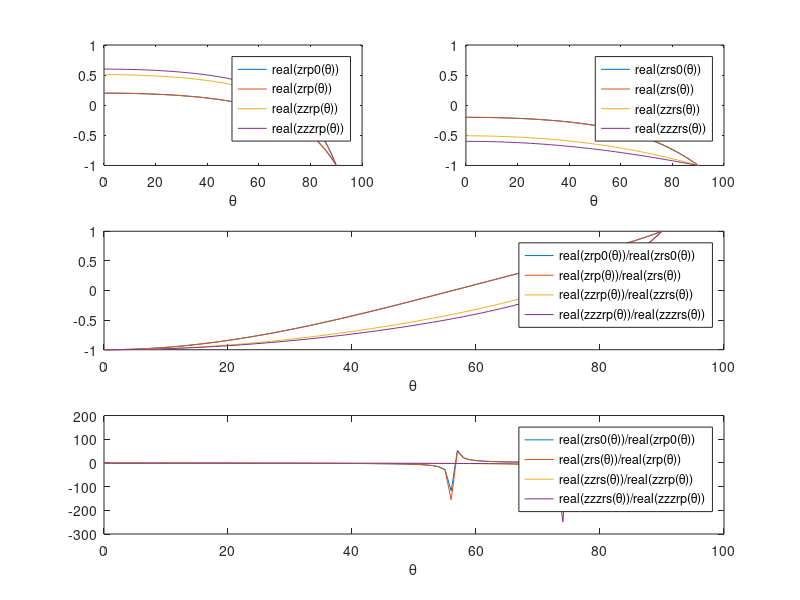

The MATLAB source for this figure:
% O2FRSOPS Graphs of Ratios of reflection coefficients
% Reflection coefficients of Fresnel's formulas as function of angle
% of incidence for n and K. Real part and ratios of real parts are plotted.
% Refractive indices, K values, and ? are globally defined at the graphs.

% Complex zrp, zzrp, zzzrp for parallel and
% zrs, zzrs, zzzrs for perpendicular case.

function O2FRSOPS;
K = 0.1;
KK = 0.5;
KKK = 2;
n1 = 1;
n2 = 1.5;
nn2 = 3;
Theta = (0:1:90);
% K = 0


zrp0 = ((n2/n1)*cos(2*(pi/360)*Theta)-sqrt(1-((n1/n2)*sin(2*(pi/360)*Theta)).^2))./((n2/n1)*cos(2*(pi/360)*Theta)+sqrt(1-((n1/n2)*sin(2*(pi/360)*Theta)).^2));
zrs0 = (cos(2*(pi/360)*Theta)-(n2/n1)*sqrt(1-((n1/n2)*sin(2*(pi/360)*Theta)).^2))./(cos(2*(pi/360)*Theta)+(n2/n1)*sqrt(1-((n1/n2)*sin(2*(pi/360)*Theta)).^2));

% K not 0

zrp = (((n2 -i*K)/n1)*cos(2*(pi/360)*Theta)-sqrt(1-((n1/(n2-i*K))*sin(2*(pi/360)*Theta)).^2))./(((n2 -i*K)/n1)*cos(2*(pi/360)*Theta)+sqrt(1-((n1/(n2-i*K))*sin(2*(pi/360)*Theta)).^2));
zrs = (cos(2*(pi/360)*Theta)-((n2-i*K)/n1)*sqrt(1-((n1/(n2-i*K))*sin(2*(pi/360)*Theta)).^2))./(cos(2*(pi/360)*Theta)+((n2-i*K)/n1)*sqrt(1-((n1/(n2-i*K))*sin(2*(pi/360)*Theta)).^2));

% For differen n and K

zzrp = (((nn2 -i*KK)/n1)*cos(2*(pi/360)*Theta)-sqrt(1-((n1/(nn2-i*KK))*sin(2*(pi/360)*Theta)).^2))./(((nn2 -i*KK)/n1)*cos(2*(pi/360)*Theta)+sqrt(1-((n1/(nn2-i*KK))*sin(2*(pi/360)*Theta)).^2));
zzrs = (cos(2*(pi/360)*Theta)-((nn2-i*KK)/n1)*sqrt(1-((n1/(nn2-i*KK))*sin(2*(pi/360)*Theta)).^2))./(cos(2*(pi/360)*Theta)+((nn2-i*KK)/n1)*sqrt(1-((n1/(nn2-i*KK))*sin(2*(pi/360)*Theta)).^2));
zzzrp = (((nn2 -i*KKK)/n1)*cos(2*(pi/360)*Theta)-sqrt(1-((n1/(nn2-i*KKK))*sin(2*(pi/360)*Theta)).^2))./(((nn2 -i*KKK)/n1)*cos(2*(pi/360)*Theta)+sqrt(1-((n1/(nn2-i*KKK))*sin(2*(pi/360)*Theta)).^2));
zzzrs = (cos(2*(pi/360)*Theta)-((nn2-i*KKK)/n1)*sqrt(1-((n1/(nn2-i*KKK))*sin(2*(pi/360)*Theta)).^2))./(cos(2*(pi/360)*Theta)+((nn2-i*KKK)/n1)*sqrt(1-((n1/(nn2-i*KKK))*sin(2*(pi/360)*Theta)).^2));

figure(1);
subplot(3,2,1);
plot(Theta,real(zrp0),Theta,real(zrp),Theta,real(zzrp),Theta,real(zzzrp));
axis([0 100 -1 1]);                  % PLOTS LIMITS                    
xlabel('\theta');
legend('real(zrp0(\theta))','real(zrp(\theta))','real(zzrp(\theta))','real(zzzrp(\theta))');

subplot(3,2,2);
plot(Theta,real(zrs0),Theta,real(zrs),Theta,real(zzrs),Theta,real(zzzrs));
axis([0 100 -1 1]);                  % PLOTS LIMITS                    
xlabel('\theta');
legend('real(zrs0(\theta))','real(zrs(\theta))','real(zzrs(\theta))','real(zzzrs(\theta))');

% Ratio: p/s

subplot(3,1,2);
plot(Theta,real(zrp0)./real(zrs0),Theta,real(zrp)./real(zrs),Theta,real(zzrp)./real(zzrs),Theta,real(zzzrp)./real(zzzrs));
axis([0 100 -1 1]);                  % PLOTS LIMITS                    
xlabel('\theta');

legend('real(zrp0(\theta))/real(zrs0(\theta))','real(zrp(\theta))/real(zrs(\theta))','real(zzrp(\theta))/real(zzrs(\theta))','real(zzzrp(\theta))/real(zzzrs(\theta))');

% Ratio: s/p

subplot(3,1,3);
plot(Theta,real(zrs0)./real(zrp0),Theta,real(zrs)./real(zrp),Theta,real(zzrs)./real(zzrp),Theta,real(zzzrs)./real(zzzrp));
axis([0 100 -300 200]);                  % PLOTS LIMITS                    
xlabel('\theta');

legend('real(zrs0(\theta))/real(zrp0(\theta))','real(zrs(\theta))/real(zrp(\theta))','real(zzrs(\theta))/real(zzrp(\theta))','real(zzzrs(\theta))/real(zzzrp(\theta))');

